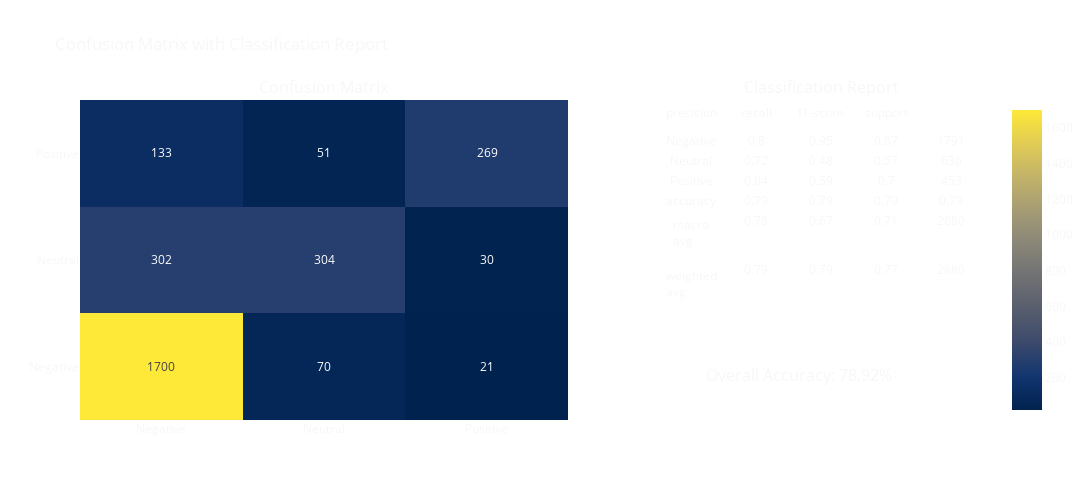

The cell this chart's notebook holds for it:
### Code cell
# Base | RBF
random.seed(10)

text = tweets['cleaned_text_stopwords'].values
labels = tweets['airline_sentiment'].values

# Split the data into training and testing sets
text_train, text_test, labels_train, labels_test = train_test_split(text, labels, test_size=0.2, random_state=42)

# TF-IDF Vectorization
vectorizer = TfidfVectorizer(max_features=1000)
X_train_tfidf = vectorizer.fit_transform(text_train)
X_test_tfidf = vectorizer.transform(text_test)

# SVM Model without hyperparameter tuning
svm_model = SVC()  # Default parameters are used here
param_grid = {'C': [0.1, 1, 10, 100], 'kernel': ['rbf'], 'gamma': ['scale']}
grid_search = GridSearchCV(svm_model, param_grid, cv=3, n_jobs=1)

# Training the SVM model
svm_model.fit(X_train_tfidf, labels_train)

# Making predictions
y_pred = svm_model.predict(X_test_tfidf)

# Model evaluation
accuracy = accuracy_score(labels_test, y_pred)
print(f'Accuracy: {accuracy:.4f}')

# Classification Report
print('\nClassification Report:')
print(classification_report(labels_test, y_pred, digits=4))

cm = confusion_matrix(labels_test, y_pred)
plot_confusion_matrix_with_classification_report(cm, ["Negative", "Neutral", "Positive"], labels_test, y_pred)

### Figure 1 — Plotly figure (JSON) as saved in the notebook; plotly's stock layout.template omitted (floating-point values rounded to 4 significant figures)
{"data": [{"colorscale": [[0, "#00224e"], [0.1111, "#123570"], [0.2222, "#3b496c"], [0.3333, "#575d6d"], [0.4444, "#707173"], [0.5556, "#8a8678"], [0.6667, "#a59c74"], [0.7778, "#c3b369"], [0.8889, "#e1cc55"], [1, "#fee838"]], "showscale": true, "text": [[1700, 70, 21], [302, 304, 30], [133, 51, 269]], "textfont": {"size": 12}, "texttemplate": "%{text}", "type": "heatmap", "x": ["Negative", "Neutral", "Positive"], "xaxis": "x", "y": ["Negative", "Neutral", "Positive"], "yaxis": "y", "z": [[1700, 70, 21], [302, 304, 30], [133, 51, 269]]}, {"cells": {"fill": {"color": "rgba(0,0,0,0)"}, "values": [["Negative", "Neutral", "Positive", "accuracy", "macro avg", "weighted avg"], [0.8, 0.72, 0.84, 0.79, 0.78, 0.79], [0.95, 0.48, 0.59, 0.79, 0.67, 0.79], [0.87, 0.57, 0.7, 0.79, 0.71, 0.77], [1791, 636, 453, 0.79, 2880, 2880]]}, "domain": {"x": [0.64, 1], "y": [0, 1]}, "header": {"fill": {"color": "rgba(0,0,0,0)"}, "values": ["precision", "recall", "f1-score", "support"]}, "type": "table"}], "layout": {"annotations": [{"font": {"size": 16}, "showarrow": false, "text": "Confusion Matrix", "x": 0.27, "xanchor": "center", "xref": "paper", "y": 1, "yanchor": "bottom", "yref": "paper"}, {"font": {"size": 16}, "showarrow": false, "text": "Classification Report", "x": 0.82, "xanchor": "center", "xref": "paper", "y": 1, "yanchor": "bottom", "yref": "paper"}, {"font": {"color": "rgba(247, 247, 247, 1)", "size": 16}, "showarrow": false, "text": "Overall Accuracy: 78.92%", "x": 0.9, "xref": "paper", "y": 0.1, "yref": "paper"}], "font": {"color": "rgba(247, 247, 247, 1)"}, "height": 500, "paper_bgcolor": "rgba(0,0,0,0)", "title": {"text": "Confusion Matrix with Classification Report"}, "width": 1200, "xaxis": {"anchor": "y", "domain": [0, 0.54]}, "yaxis": {"anchor": "x", "domain": [0, 1]}}}
